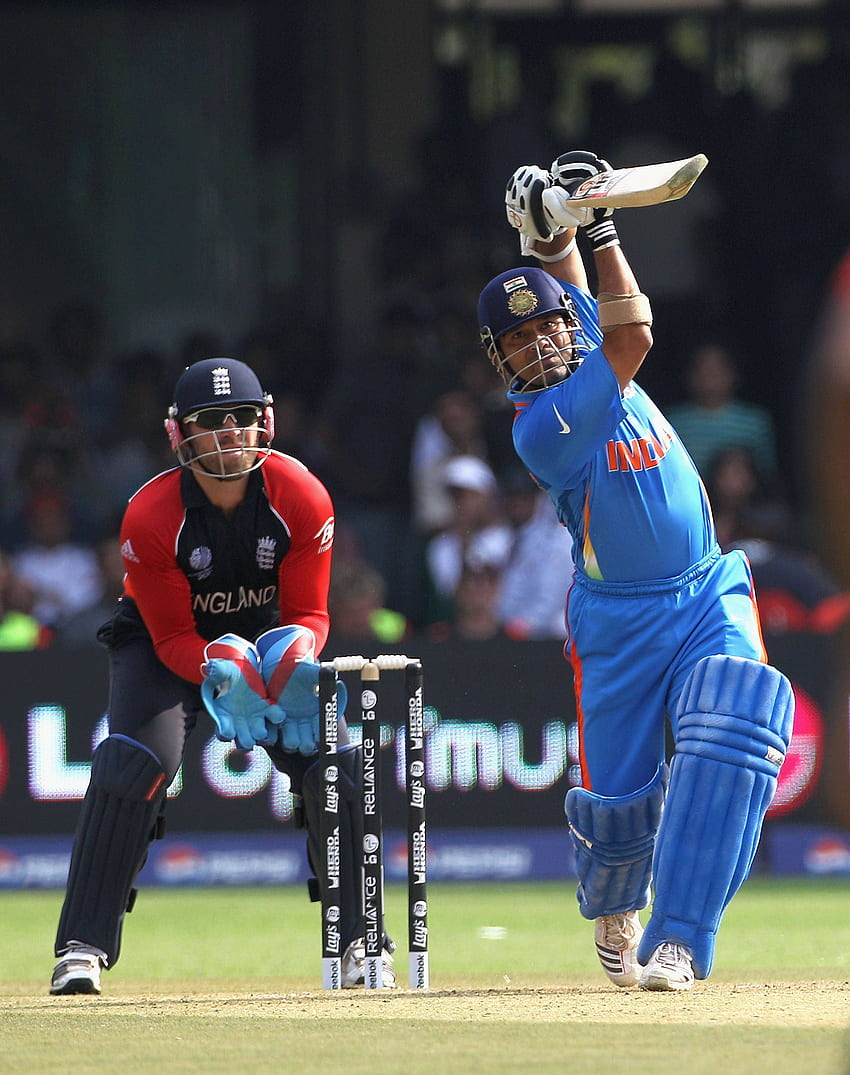
#> input picture images/sachin.jpg, 850 x 1075 px
$ jupyter execute '10 Image Flipping.ipynb'
#> lines starting #> are read from the running program, lines starting #| are printed output that depends on the picture
##### Image Flipping

[cell 1]
import numpy as np
import cv2
import matplotlib.pyplot as plt

[cell 2]
img = cv2.imread('images/sachin.jpg')
#> img is the input picture: shape (1075, 850, 3); mean B, G, R 87.5, 83.8, 81
# img = cv2.cvtColor(img, cv2.COLOR_BGR2RGB)

[cell 3]
help(cv2.flip)

[cell 4]
img_ver = cv2.flip(img, 0)
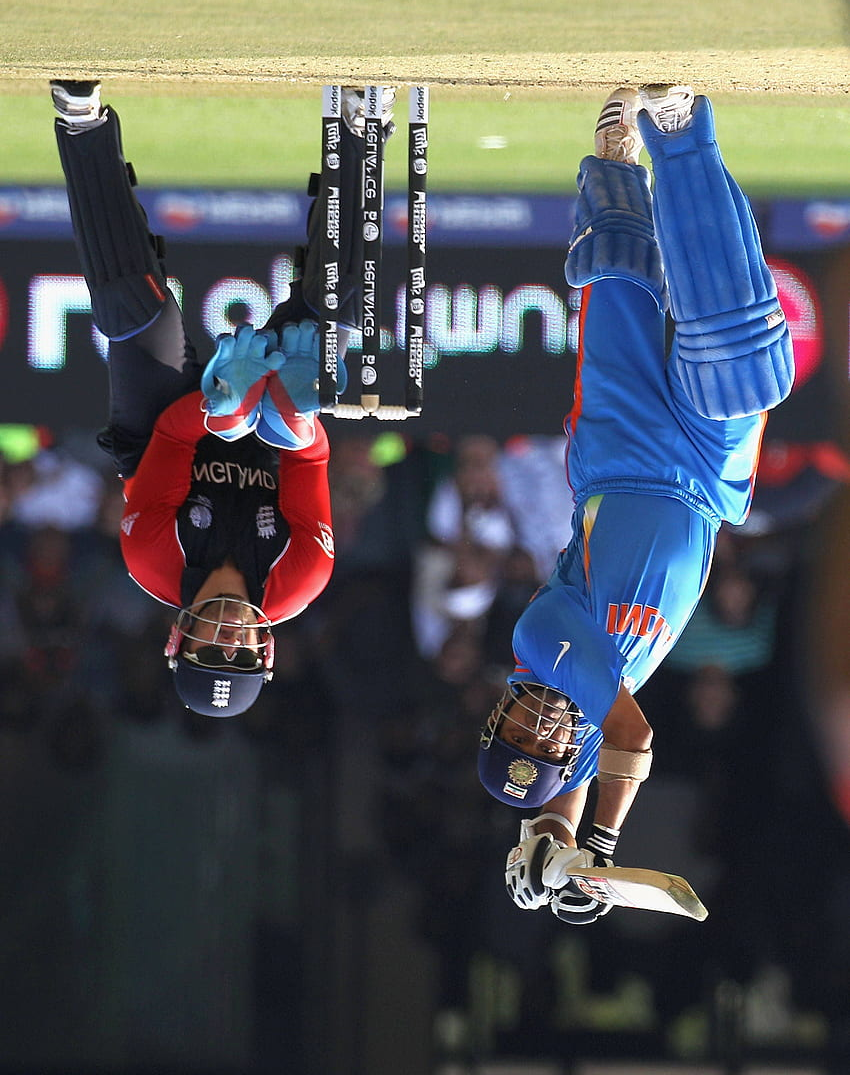
#> img_ver: shape (1075, 850, 3); mean B, G, R 87.5, 83.8, 81
img_hor = cv2.flip(img, 1)
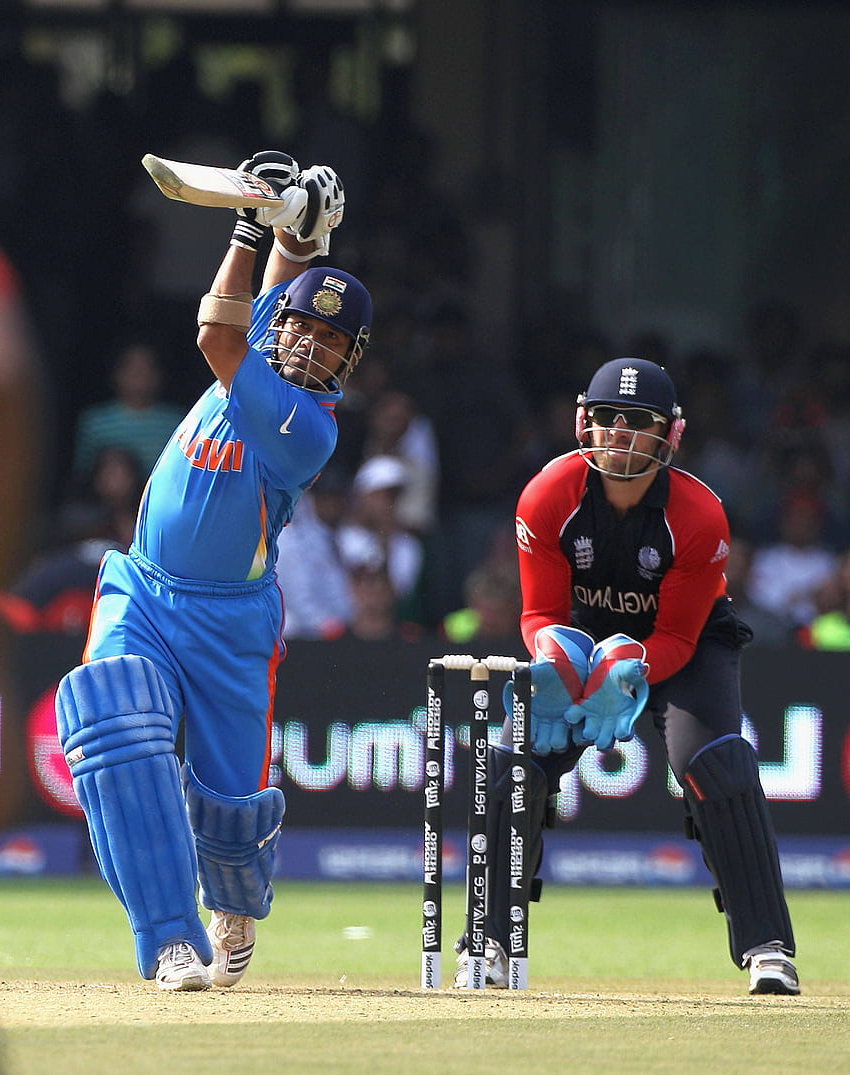
#> img_hor: shape (1075, 850, 3); mean B, G, R 87.5, 83.8, 81
img_dia = cv2.flip(img, -1)
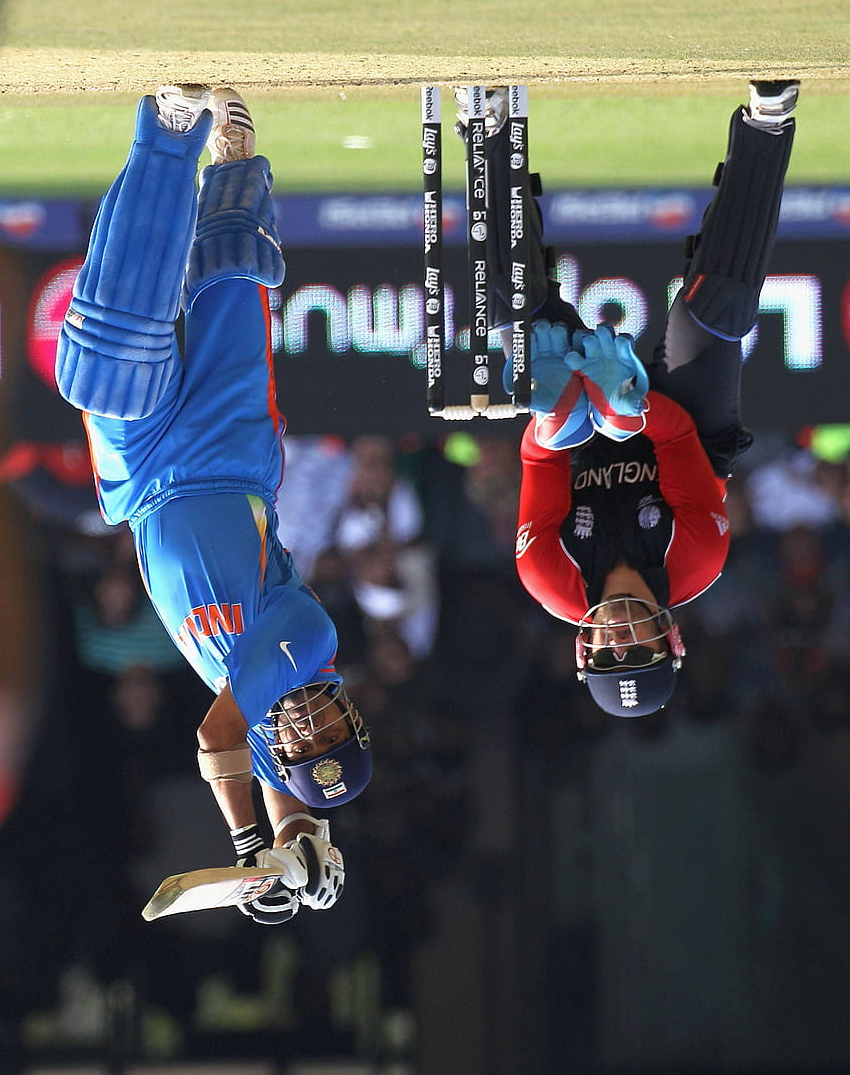
#> img_dia: shape (1075, 850, 3); mean B, G, R 87.5, 83.8, 81

[cell 5]
cv2.imshow('Horizontal', img_hor)
cv2.imshow('Vertical', img_ver)
cv2.imshow('Diagonal', img_dia)
cv2.waitKey(0)
cv2.destroyAllWindows()

[cell 6]
ver_flip = cv2.cvtColor(img_ver, cv2.COLOR_BGR2RGB)
hor_flip = cv2.cvtColor(img_hor, cv2.COLOR_BGR2RGB)
dia_flip = cv2.cvtColor(img_dia, cv2.COLOR_BGR2RGB)
img_rgb = cv2.cvtColor(img, cv2.COLOR_BGR2RGB)

[cell 7]
plt.figure(figsize=(16, 9))
plt.subplot(1, 4, 1); plt.title('Original'); plt.imshow(img_rgb)
plt.subplot(1, 4, 2); plt.title('Original'); plt.imshow(ver_flip)
plt.subplot(1, 4, 3); plt.title('Original'); plt.imshow(hor_flip)
plt.subplot(1, 4, 4); plt.title('Original'); plt.imshow(dia_flip)
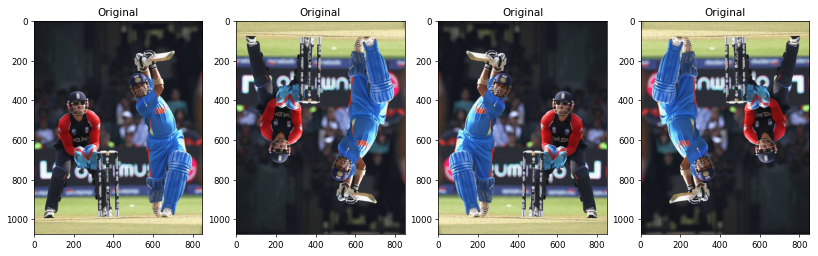
#> figure drawn by matplotlib, 4 panels

$ run again, with images/buildings.jpg copied over images/sachin.jpg
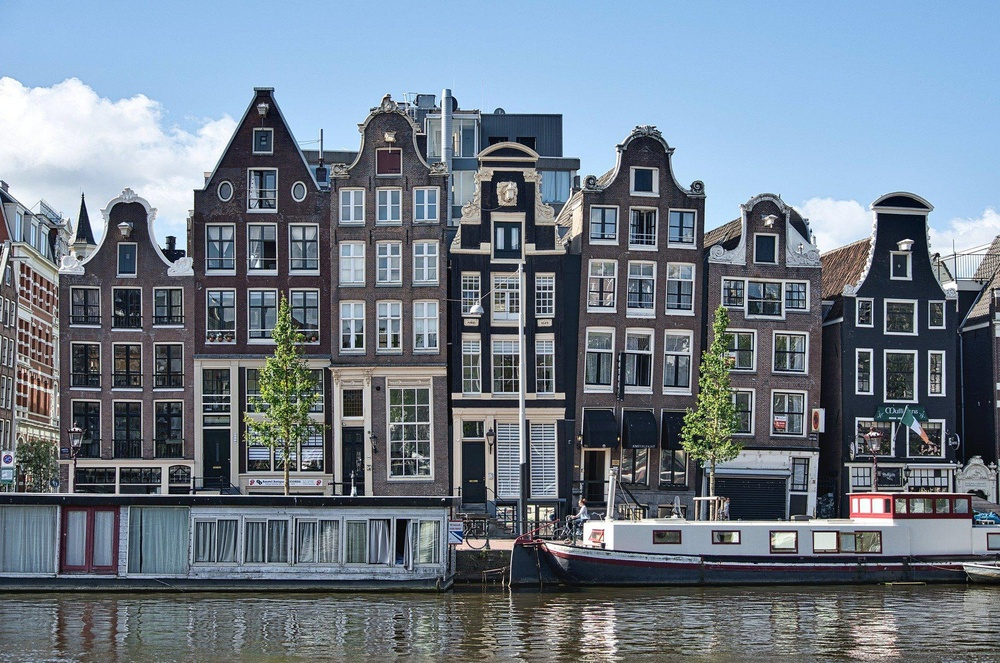
#> input picture images/buildings.jpg, 1000 x 663 px, shrunk from 1920 x 1273 before the run
#> img is the input picture: shape (663, 1000, 3); mean B, G, R 136.8, 123.9, 111.8
#> `img_dia = cv2.flip(img, -1)`:
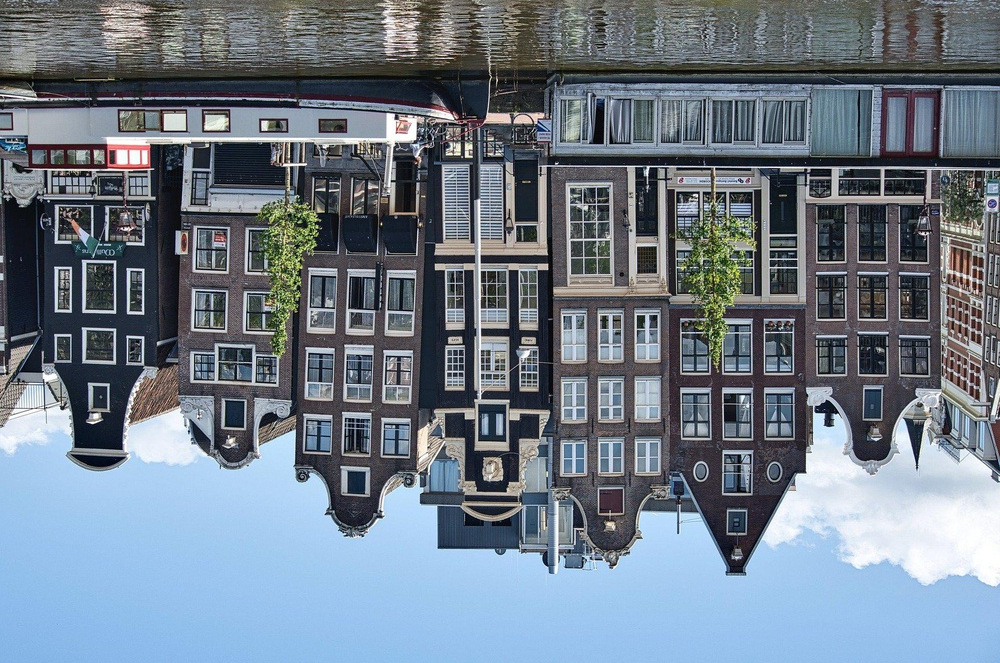
#> img_dia: shape (663, 1000, 3); mean B, G, R 136.8, 123.9, 111.8
#> `[cell 7] plt.figure(figsize=(16, 9)) plt.subplot(1, 4, 1); plt.title('..`:
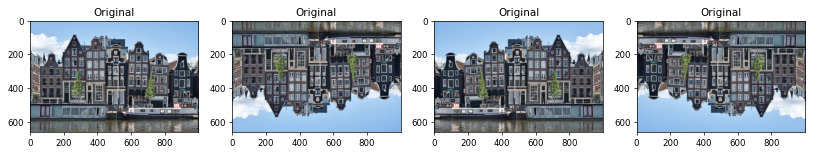
#> figure drawn by matplotlib, 4 panels

$ run again, with images/cat.jpg copied over images/sachin.jpg
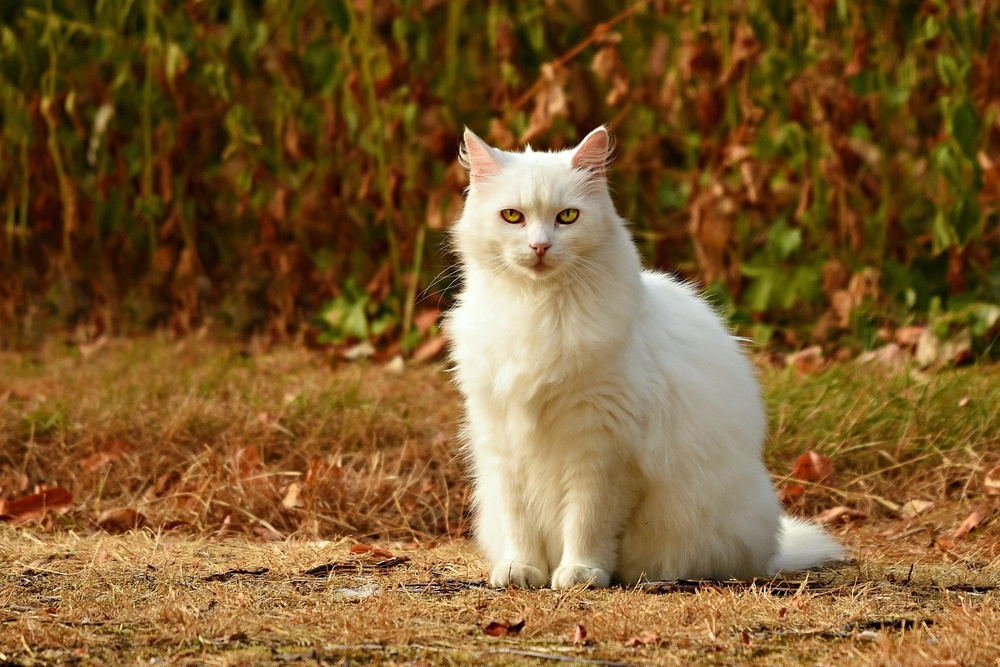
#> input picture images/cat.jpg, 1000 x 667 px, shrunk from 1920 x 1281 before the run
#> img is the input picture: shape (667, 1000, 3); mean B, G, R 46.5, 92.2, 125.2
#> `img_dia = cv2.flip(img, -1)`:
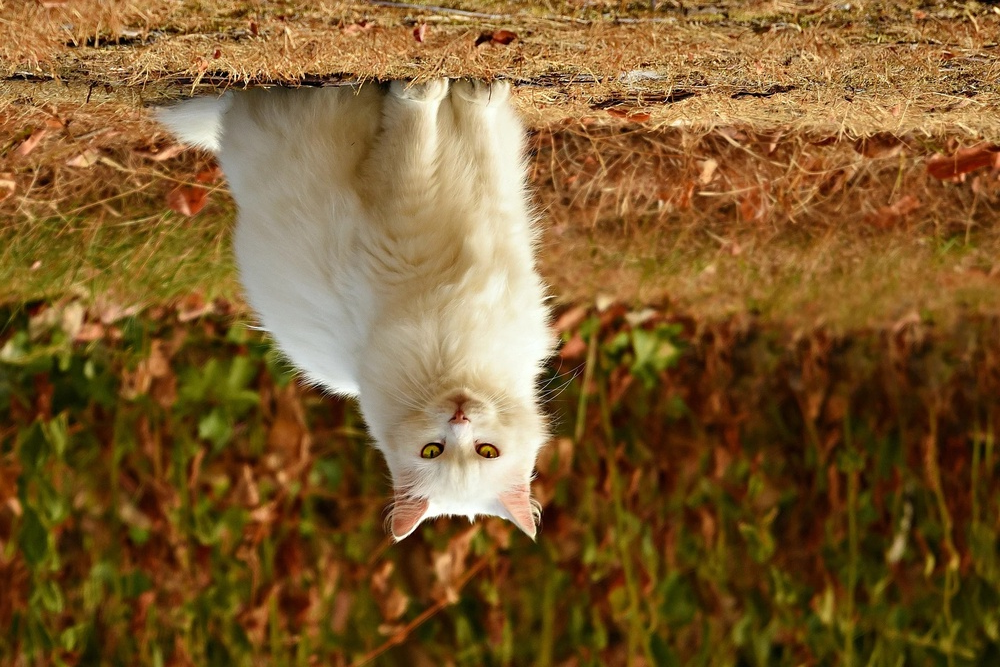
#> img_dia: shape (667, 1000, 3); mean B, G, R 46.5, 92.2, 125.2
#> `[cell 7] plt.figure(figsize=(16, 9)) plt.subplot(1, 4, 1); plt.title('..`:
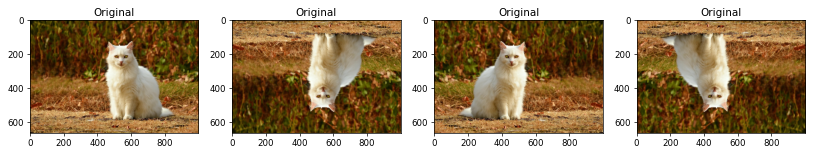
#> figure drawn by matplotlib, 4 panels
